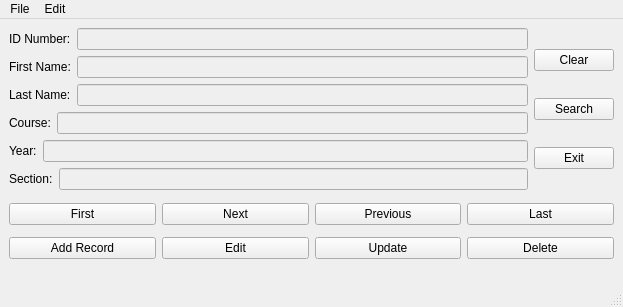
<?xml version="1.0" encoding="UTF-8"?>
<ui version="4.0">
 <class>MainWindow</class>
 <widget class="QMainWindow" name="MainWindow">
  <property name="geometry">
   <rect>
    <x>0</x>
    <y>0</y>
    <width>623</width>
    <height>307</height>
   </rect>
  </property>
  <property name="windowTitle">
   <string>MainWindow</string>
  </property>
  <widget class="QWidget" name="centralwidget">
   <layout class="QGridLayout" name="gridLayout_2">
    <item row="0" column="0">
     <layout class="QGridLayout" name="gridLayout">
      <item row="0" column="0">
       <layout class="QHBoxLayout" name="horizontalLayout_9">
        <item>
         <layout class="QVBoxLayout" name="verticalLayout_2">
          <item>
           <layout class="QHBoxLayout" name="horizontalLayout_3">
            <item>
             <widget class="QLabel" name="label_3">
              <property name="text">
               <string>ID Number:</string>
              </property>
             </widget>
            </item>
            <item>
             <widget class="QLineEdit" name="txtId">
              <property name="enabled">
               <bool>false</bool>
              </property>
             </widget>
            </item>
           </layout>
          </item>
          <item>
           <layout class="QHBoxLayout" name="horizontalLayout_4">
            <item>
             <widget class="QLabel" name="label">
              <property name="text">
               <string>First Name:</string>
              </property>
             </widget>
            </item>
            <item>
             <widget class="QLineEdit" name="txtFirstName">
              <property name="enabled">
               <bool>false</bool>
              </property>
             </widget>
            </item>
           </layout>
          </item>
          <item>
           <layout class="QHBoxLayout" name="horizontalLayout_5">
            <item>
             <widget class="QLabel" name="label_2">
              <property name="text">
               <string>Last Name:</string>
              </property>
             </widget>
            </item>
            <item>
             <widget class="QLineEdit" name="txtLastName">
              <property name="enabled">
               <bool>false</bool>
              </property>
             </widget>
            </item>
           </layout>
          </item>
          <item>
           <layout class="QHBoxLayout" name="horizontalLayout_6">
            <item>
             <widget class="QLabel" name="label_4">
              <property name="text">
               <string>Course:</string>
              </property>
             </widget>
            </item>
            <item>
             <widget class="QLineEdit" name="txtCourse">
              <property name="enabled">
               <bool>false</bool>
              </property>
             </widget>
            </item>
           </layout>
          </item>
          <item>
           <layout class="QHBoxLayout" name="horizontalLayout_7">
            <item>
             <widget class="QLabel" name="label_5">
              <property name="text">
               <string>Year:</string>
              </property>
             </widget>
            </item>
            <item>
             <widget class="QLineEdit" name="txtYear">
              <property name="enabled">
               <bool>false</bool>
              </property>
             </widget>
            </item>
           </layout>
          </item>
          <item>
           <layout class="QHBoxLayout" name="horizontalLayout_8">
            <item>
             <widget class="QLabel" name="label_6">
              <property name="text">
               <string>Section:</string>
              </property>
             </widget>
            </item>
            <item>
             <widget class="QLineEdit" name="txtSection">
              <property name="enabled">
               <bool>false</bool>
              </property>
             </widget>
            </item>
           </layout>
          </item>
         </layout>
        </item>
        <item>
         <layout class="QVBoxLayout" name="verticalLayout">
          <item>
           <widget class="QPushButton" name="btnClear">
            <property name="text">
             <string>Clear</string>
            </property>
           </widget>
          </item>
          <item>
           <widget class="QPushButton" name="pushButton_10">
            <property name="text">
             <string>Search</string>
            </property>
           </widget>
          </item>
          <item>
           <widget class="QPushButton" name="pushButton">
            <property name="text">
             <string>Exit</string>
            </property>
           </widget>
          </item>
         </layout>
        </item>
       </layout>
      </item>
      <item row="1" column="0">
       <spacer name="verticalSpacer">
        <property name="orientation">
         <enum>Qt::Vertical</enum>
        </property>
        <property name="sizeHint" stdset="0">
         <size>
          <width>20</width>
          <height>18</height>
         </size>
        </property>
       </spacer>
      </item>
      <item row="2" column="0">
       <layout class="QHBoxLayout" name="horizontalLayout">
        <item>
         <widget class="QPushButton" name="btnFirst">
          <property name="text">
           <string>First</string>
          </property>
         </widget>
        </item>
        <item>
         <widget class="QPushButton" name="pushButton_3">
          <property name="text">
           <string>Next</string>
          </property>
         </widget>
        </item>
        <item>
         <widget class="QPushButton" name="pushButton_4">
          <property name="text">
           <string>Previous</string>
          </property>
         </widget>
        </item>
        <item>
         <widget class="QPushButton" name="pushButton_5">
          <property name="text">
           <string>Last</string>
          </property>
         </widget>
        </item>
       </layout>
      </item>
      <item row="3" column="0">
       <spacer name="verticalSpacer_2">
        <property name="orientation">
         <enum>Qt::Vertical</enum>
        </property>
        <property name="sizeHint" stdset="0">
         <size>
          <width>20</width>
          <height>17</height>
         </size>
        </property>
       </spacer>
      </item>
      <item row="4" column="0">
       <layout class="QHBoxLayout" name="horizontalLayout_2">
        <item>
         <widget class="QPushButton" name="pushButton_6">
          <property name="text">
           <string>Add Record</string>
          </property>
         </widget>
        </item>
        <item>
         <widget class="QPushButton" name="pushButton_7">
          <property name="text">
           <string>Edit</string>
          </property>
         </widget>
        </item>
        <item>
         <widget class="QPushButton" name="pushButton_8">
          <property name="text">
           <string>Update</string>
          </property>
         </widget>
        </item>
        <item>
         <widget class="QPushButton" name="pushButton_9">
          <property name="text">
           <string>Delete</string>
          </property>
         </widget>
        </item>
       </layout>
      </item>
      <item row="5" column="0">
       <spacer name="verticalSpacer_3">
        <property name="orientation">
         <enum>Qt::Vertical</enum>
        </property>
        <property name="sizeHint" stdset="0">
         <size>
          <width>20</width>
          <height>28</height>
         </size>
        </property>
       </spacer>
      </item>
     </layout>
    </item>
   </layout>
  </widget>
  <widget class="QMenuBar" name="menubar">
   <property name="geometry">
    <rect>
     <x>0</x>
     <y>0</y>
     <width>623</width>
     <height>21</height>
    </rect>
   </property>
   <widget class="QMenu" name="menuFile">
    <property name="title">
     <string>File</string>
    </property>
    <addaction name="actionSearch"/>
    <addaction name="actionSave_3"/>
    <addaction name="actionExit_2"/>
   </widget>
   <widget class="QMenu" name="menuEdit">
    <property name="title">
     <string>Edit</string>
    </property>
    <addaction name="actionAdd_Record"/>
    <addaction name="actionDelete"/>
   </widget>
   <addaction name="menuFile"/>
   <addaction name="menuEdit"/>
  </widget>
  <widget class="QStatusBar" name="statusbar"/>
  <action name="actionSave">
   <property name="text">
    <string>Save</string>
   </property>
  </action>
  <action name="actionAdd_Record">
   <property name="text">
    <string>Add Record</string>
   </property>
  </action>
  <action name="actionUpdate">
   <property name="text">
    <string>Update</string>
   </property>
  </action>
  <action name="actionDelete">
   <property name="text">
    <string>Delete Record</string>
   </property>
  </action>
  <action name="actionSave_2">
   <property name="text">
    <string>Save</string>
   </property>
  </action>
  <action name="actionExit">
   <property name="text">
    <string>Exit</string>
   </property>
  </action>
  <action name="actionSearch">
   <property name="text">
    <string>Search</string>
   </property>
   <property name="iconVisibleInMenu">
    <bool>true</bool>
   </property>
  </action>
  <action name="actionSave_3">
   <property name="text">
    <string>Save</string>
   </property>
  </action>
  <action name="actionExit_2">
   <property name="text">
    <string>Exit</string>
   </property>
  </action>
 </widget>
 <resources/>
 <connections>
  <connection>
   <sender>actionExit_2</sender>
   <signal>triggered()</signal>
   <receiver>MainWindow</receiver>
   <slot>close()</slot>
   <hints>
    <hint type="sourcelabel">
     <x>-1</x>
     <y>-1</y>
    </hint>
    <hint type="destinationlabel">
     <x>229</x>
     <y>165</y>
    </hint>
   </hints>
  </connection>
  <connection>
   <sender>btnClear</sender>
   <signal>clicked()</signal>
   <receiver>txtLastName</receiver>
   <slot>clear()</slot>
   <hints>
    <hint type="sourcelabel">
     <x>301</x>
     <y>65</y>
    </hint>
    <hint type="destinationlabel">
     <x>169</x>
     <y>115</y>
    </hint>
   </hints>
  </connection>
  <connection>
   <sender>btnClear</sender>
   <signal>clicked()</signal>
   <receiver>txtId</receiver>
   <slot>clear()</slot>
   <hints>
    <hint type="sourcelabel">
     <x>301</x>
     <y>65</y>
    </hint>
    <hint type="destinationlabel">
     <x>169</x>
     <y>63</y>
    </hint>
   </hints>
  </connection>
  <connection>
   <sender>btnClear</sender>
   <signal>clicked()</signal>
   <receiver>txtFirstName</receiver>
   <slot>clear()</slot>
   <hints>
    <hint type="sourcelabel">
     <x>301</x>
     <y>65</y>
    </hint>
    <hint type="destinationlabel">
     <x>169</x>
     <y>89</y>
    </hint>
   </hints>
  </connection>
  <connection>
   <sender>btnClear</sender>
   <signal>clicked(bool)</signal>
   <receiver>txtFirstName</receiver>
   <slot>setEnabled(bool)</slot>
   <hints>
    <hint type="sourcelabel">
     <x>290</x>
     <y>44</y>
    </hint>
    <hint type="destinationlabel">
     <x>158</x>
     <y>68</y>
    </hint>
   </hints>
  </connection>
  <connection>
   <sender>btnClear</sender>
   <signal>clicked(bool)</signal>
   <receiver>txtId</receiver>
   <slot>setEnabled(bool)</slot>
   <hints>
    <hint type="sourcelabel">
     <x>290</x>
     <y>44</y>
    </hint>
    <hint type="destinationlabel">
     <x>158</x>
     <y>42</y>
    </hint>
   </hints>
  </connection>
  <connection>
   <sender>btnClear</sender>
   <signal>clicked(bool)</signal>
   <receiver>txtLastName</receiver>
   <slot>setEnabled(bool)</slot>
   <hints>
    <hint type="sourcelabel">
     <x>290</x>
     <y>44</y>
    </hint>
    <hint type="destinationlabel">
     <x>158</x>
     <y>94</y>
    </hint>
   </hints>
  </connection>
 </connections>
</ui>
